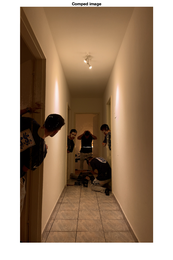
%> input picture Assignment 1 - Point Operations/src/out/8.im_comped.png, 173 x 260 px, shrunk from 975 x 1469 before the run, given in place of ferrari.JPG, which was not available
$ octave histograms.m   (GNU Octave 9; MATLAB toolbox functions it lacks are replaced by stand-ins)
%> lines starting %> are read from the running program, lines starting %| are printed output that depends on the picture; pictures that were not available may be replaced by others from this repository, and a replacement may not be noted
im = imread("./media/ferrari.JPG");
%> im is the input picture: size 260x173x3 uint8; mean R, G, B 165, 142.2, 121.2


%% Exercise 3
red_distribution = compute_distribution(im(:,:,1));
%> in compute_distribution, `distribution = cell2mat(arrayfun(@(x) sum(sum(channel==x)), 0:255,'Uni..`: distribution = 256 values, max 12173 at index 256, min 12 at index 242, mean 175.7
%> red_distribution has the same summary as distribution in compute_distribution
green_distribution = compute_distribution(im(:,:,2));
%> green_distribution = 256 values, max 12156 at index 256, min 1 at index 243, mean 175.7
blue_distribution = compute_distribution(im(:,:,3));
%> blue_distribution = 256 values, max 12156 at index 256, min 0 at index 240, mean 175.7


figure()
hold on
plot(red_distribution, 'r'); plot(green_distribution, 'g'); plot(blue_distribution, 'b')
title("Color channel distribution of 'ferrari.JPG'")
%> figure, not shown here; curve peaks at x = 256, y = 12173; curve peaks at x = 256, y = 12156
hold off

% Save plot
saveas(gcf,'out/3.histogram.png')

%% Exercise 4.1 - Global histogram equalization
imhsv = rgb2hsv(im);
%> imhsv: size 260x173x3 double; mean H, S, V 0.0613, 0.389, 0.647

% Cumulative distribution function of the image histogram
[equalized_channel, original_brightness_distribution] = global_histogram_equalization(imhsv);
%> in global_histogram_equalization, `channel = imhsv(:,:,3);`:
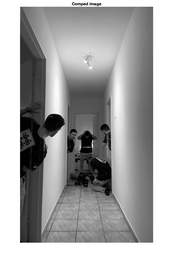
%> channel: size 260x173 double; min 0, max 1, mean 0.647
%> in global_histogram_equalization, `[original_brightness_distribution, ~ ] = imhist(channel);`: original_brightness_distribution = 256 values, max 12174 at index 256, min 12 at index 242, mean 175.7
%> in global_histogram_equalization, `cdf = cumsum(original_brightness_distribution);`: cdf = 256 values from 266 to 44980
%> in global_histogram_equalization, `cdf = cdf / cdf(end);`: cdf = 256 values from 0.00591 to 1
%> in global_histogram_equalization, `equalized_channel = cdf(round(channel*255+1));`:
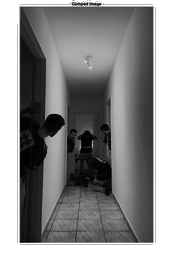
%> equalized_channel: size 260x173 double; min 0.00591, max 1, mean 0.538

figure(); imshow(hsv2rgb(imhsv)); title("Original image")
saveas(gcf,'out/4.1.ferrari.png')
figure(); area(original_brightness_distribution); title("Original intensity histogram")
%> after `title("Original intensity histogram")`:
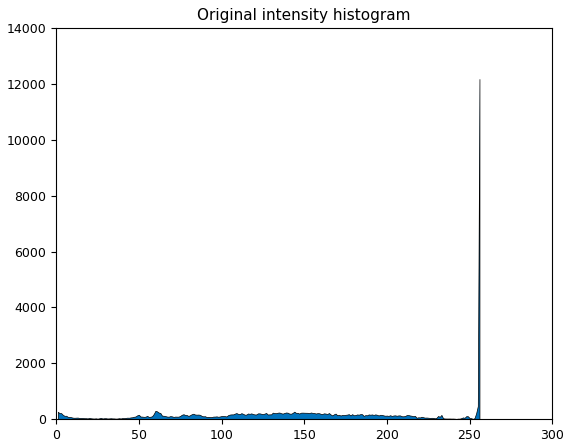
%> figure redrawn from the program's plot data
saveas(gcf,'out/4.1.ferrari_hist.png')

% Apply the transformation
imhsv(:,:,3) = equalized_channel;
%> imhsv: size 260x173x3 double; mean H, S, V 0.0613, 0.389, 0.538

[equalized_brightness_distribution, ~ ] = imhist(imhsv(:,:,3));
%> equalized_brightness_distribution = 256 values, max 12174 at index 256, min 0 at index 1, mean 175.7
figure(); imshow(hsv2rgb(imhsv)); title("Equalized image (global)")
saveas(gcf,'out/4.1.ferrari_globalnorm.png')
figure(); area(equalized_brightness_distribution); title("Equalized intensity histogram (global)")
saveas(gcf,'out/4.1.ferrari_globalnorm_hist.png')

%% Exercise 4.2 - Local histogram equalization

TILENO = 4; % Divides the image into nxn = n^2 tiles
imloceq = local_histogram_equalization(rgb2hsv(im), TILENO);
%> after the loop in local_histogram_equalization, `for row = 0:TILENO-1`:
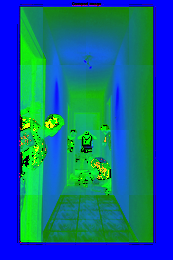
%> imhsv_equalized: size 260x173x3 double; mean R, G, B 0.0613, 0.389, 0.563

[equalized_brightness_distribution, ~ ] = imhist(imloceq(:,:,3));
%> equalized_brightness_distribution = 256 values, max 12210 at index 256, min 10 at index 197, mean 175.7
figure(); imshow(hsv2rgb(imloceq)); title(sprintf("Equalized image (local - %d x %d tiles)", TILENO, TILENO));
%> after `imshow(hsv2rgb(imloceq))`:
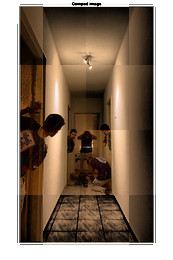
%> displayed picture: size 260x173x3, on the screen's scale of 0 to 255; mean R, G, B 143.6, 125.4, 109
saveas(gcf,'out/4.2.ferrari_localnorm.png')
figure(); area(equalized_brightness_distribution); title("Equalized intensity histogram (global)")
saveas(gcf,'out/4.2.ferrari_localnorm_hist.png')

%% Exercise 4.3 BONUS - Locally adaptive histogram equalization

TILESIZE = 40; % The moving window has size TILESIZE px x TILESIZE px
imlocadapteq = locally_adaptive_histogram_equalization(rgb2hsv(im), TILESIZE);
%> after the loop in locally_adaptive_histogram_equalization, `for y = 1:im_size(1)`:
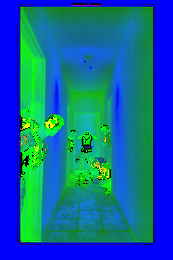
%> imhsv_equalized: size 260x173x3 double; mean R, G, B 0.0613, 0.389, 0.612

[equalized_brightness_distribution, ~ ] = imhist(imlocadapteq(:,:,3));
%> equalized_brightness_distribution = 256 values, max 12178 at index 256, min 8 at index 1, mean 175.7
figure(); imshow(hsv2rgb(imlocadapteq)); title(sprintf("Equalized image (locally adaptive - %dpx x %dpx tile size)", TILESIZE, TILESIZE));
%> after `imshow(hsv2rgb(imlocadapteq))`:
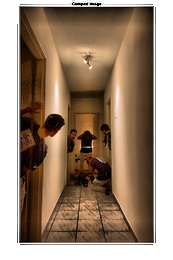
%> displayed picture: size 260x173x3, on the screen's scale of 0 to 255; mean R, G, B 156, 134.2, 114.6
saveas(gcf,'out/4.3.ferrari_locallyadaptivenorm.png')
figure(); area(equalized_brightness_distribution); title("Equalized intensity histogram (global)")
saveas(gcf,'out/4.3.ferrari_locallyadaptivenorm_hist.png')


function [distribution] = compute_distribution(channel)
    distribution = cell2mat(arrayfun(@(x) sum(sum(channel==x)), 0:255,'UniformOutput',false));
end
% Performs global histogram equalization on an image in HSV color space
function [equalized_channel, original_brightness_distribution] = global_histogram_equalization(imhsv)
    channel = imhsv(:,:,3);
    % Cumulative distribution function of the image histogram
    [original_brightness_distribution, ~ ] = imhist(channel);
    cdf = cumsum(original_brightness_distribution);
    cdf = cdf / cdf(end);
    % Apply the transformation
    equalized_channel = cdf(round(channel*255+1));
end

% Performs local histogram equalization on an image in HSV color space
% Divides the image into TILENO x TILENO tiles
function [imhsv_equalized] = local_histogram_equalization(imhsv, TILENO)
    imhsv_equalized = imhsv;
    im_size = size(imhsv_equalized);
    tile_size = floor((im_size(1:2)/TILENO));
    for row = 0:TILENO-1
        for col = 0:TILENO-1
            imageUB = round(([row col].*tile_size)) + 1;
            imageLB = round(([row col].*tile_size) + tile_size);
            tile = imhsv_equalized(imageUB(1):imageLB(1),imageUB(2):imageLB(2),:);
            [equalized_tile, ~ ] = global_histogram_equalization(tile);
            imhsv_equalized(imageUB(1):imageLB(1),imageUB(2):imageLB(2),3) = equalized_tile;
        end
    end
end

% Performs locally adaptive histogram equalization on an image in HSV color space
% Each pixel is equalized by taking a fixed size window around it.
function [imhsv_equalized] = locally_adaptive_histogram_equalization(imhsv, TILESIZE)
    imhsv_equalized = imhsv;
    im_size = size(imhsv_equalized);
    sprintf("");
    for y = 1:im_size(1)
        fprintf("\rProcessing row %d/%d", y, im_size(1))
        for x = 1:im_size(2)
            % Coordinates of the top-left corner of the moving window.
            imageUB = round(max([[y x] - (TILESIZE/2); 1 1]));
            % Coordinates of the bottom-right corner of the moving window.
            imageLB = round(min([[y x] + (TILESIZE/2); im_size(1:2)]));
            tile = imhsv_equalized(imageUB(1):imageLB(1), imageUB(2):imageLB(2),:);
            [equalized_tile, ~ ] = global_histogram_equalization(tile);

            imhsv_equalized(y,x,3) = equalized_tile(y-imageUB(1)+1, x-imageUB(2)+1);
        end
    end
    sprintf("");
end
